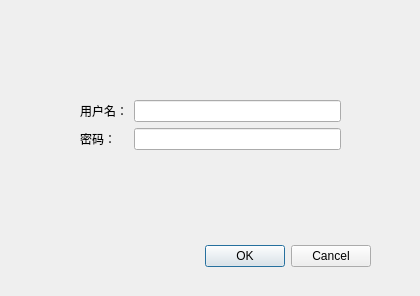
<?xml version="1.0" encoding="UTF-8"?>
<ui version="4.0">
 <class>Dialog</class>
 <widget class="QDialog" name="Dialog">
  <property name="geometry">
   <rect>
    <x>0</x>
    <y>0</y>
    <width>420</width>
    <height>296</height>
   </rect>
  </property>
  <property name="windowTitle">
   <string>Dialog</string>
  </property>
  <widget class="QDialogButtonBox" name="buttonBox">
   <property name="geometry">
    <rect>
     <x>30</x>
     <y>240</y>
     <width>341</width>
     <height>32</height>
    </rect>
   </property>
   <property name="orientation">
    <enum>Qt::Horizontal</enum>
   </property>
   <property name="standardButtons">
    <set>QDialogButtonBox::Cancel|QDialogButtonBox::Ok</set>
   </property>
  </widget>
  <widget class="QWidget" name="formLayoutWidget">
   <property name="geometry">
    <rect>
     <x>80</x>
     <y>100</y>
     <width>261</width>
     <height>71</height>
    </rect>
   </property>
   <layout class="QFormLayout" name="formLayout">
    <item row="0" column="0">
     <widget class="QLabel" name="label">
      <property name="text">
       <string>用户名：</string>
      </property>
     </widget>
    </item>
    <item row="1" column="0">
     <widget class="QLabel" name="label_2">
      <property name="text">
       <string>密码：</string>
      </property>
     </widget>
    </item>
    <item row="0" column="1">
     <widget class="QLineEdit" name="lineEdit"/>
    </item>
    <item row="1" column="1">
     <widget class="QLineEdit" name="lineEdit_2"/>
    </item>
   </layout>
  </widget>
 </widget>
 <resources/>
 <connections>
  <connection>
   <sender>buttonBox</sender>
   <signal>accepted()</signal>
   <receiver>Dialog</receiver>
   <slot>accept()</slot>
   <hints>
    <hint type="sourcelabel">
     <x>248</x>
     <y>254</y>
    </hint>
    <hint type="destinationlabel">
     <x>157</x>
     <y>274</y>
    </hint>
   </hints>
  </connection>
  <connection>
   <sender>buttonBox</sender>
   <signal>rejected()</signal>
   <receiver>Dialog</receiver>
   <slot>reject()</slot>
   <hints>
    <hint type="sourcelabel">
     <x>316</x>
     <y>260</y>
    </hint>
    <hint type="destinationlabel">
     <x>286</x>
     <y>274</y>
    </hint>
   </hints>
  </connection>
 </connections>
</ui>
